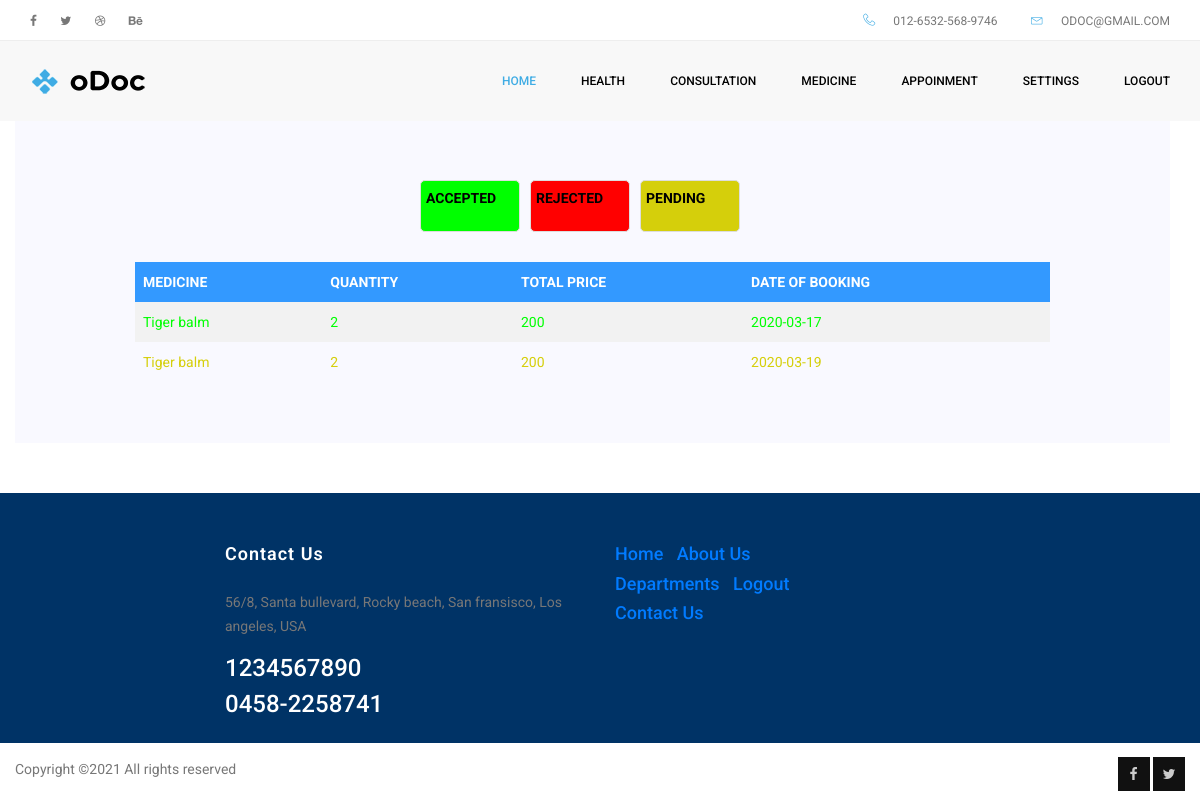
The app's page /patient/medicine_status.php (signed in) with its own data.
### tables this page shows
CREATE TABLE `medicine` (
  `id` int(11) NOT NULL,
  `name` varchar(20) NOT NULL,
  `price` varchar(20) NOT NULL,
  `used_for` varchar(200) NOT NULL,
  `quantity` varchar(25) NOT NULL,
  `mfg_date` date NOT NULL,
  `exp_date` date NOT NULL
);

CREATE TABLE `medicine_booking` (
  `id` int(11) NOT NULL,
  `mid` int(11) NOT NULL,
  `pid` int(11) NOT NULL,
  `days` varchar(50) NOT NULL,
  `total_price` varchar(500) NOT NULL,
  `date` date NOT NULL,
  `status` varchar(20) NOT NULL
);

### patient/medicine_status.php (the view, shortened to what this page needs)
<!doctype html>
<html lang="en">
<head>
	<link rel="stylesheet" href="../css/bootstrap.css">
	<link rel="stylesheet" href="../vendors/linericon/style.css">
	<link rel="stylesheet" href="../css/font-awesome.min.css">
	<link rel="stylesheet" href="../vendors/owl-carousel/owl.carousel.min.css">
	<link rel="stylesheet" href="../vendors/lightbox/simpleLightbox.css">
	<link rel="stylesheet" href="../vendors/nice-select/css/nice-select.css">
	<link rel="stylesheet" href="../vendors/animate-css/animate.css">
	<link rel="stylesheet" href="../vendors/jquery-ui/jquery-ui.css">
	<link rel="stylesheet" href="../css/style.css">
    <link rel="stylesheet" href="../css/table.css">
	<link rel="stylesheet" href="../css/responsive.css">
</head>
<body>
	<?php
                $con=mysqli_connect("localhost","root","","find_my_doctor");
                 $a="SELECT * FROM `medicine_booking` WHERE pid='".$_SESSION['uid']."'";
                 $e=mysqli_query($con,$a);
				  ?>
	<header class="header_area">
	  <div class="top_menu row m0">
			<div class="container">
				<div class="float-left">
					<ul class="left_side">
						<li>
							<a href="#">
								<i class="fa fa-facebook-f"></i>
							</a>
						</li>
						<li>
							<a href="#">
								<i class="fa fa-twitter"></i>
							</a>
						</li>
						<li>
							<a href="#">
								<i class="fa fa-dribbble"></i>
							</a>
						</li>
						<li>
							<a href="#">
								<i class="fa fa-behance"></i>
							</a>
						</li>
					</ul>
				</div>
				<div class="float-right">
					<ul class="right_side">
						<li>
							<a href="#">
								<i class="lnr lnr-phone-handset"></i>
								012-6532-568-9746
							</a>
						</li>
						<li>
							<a href="#">
								<i class="lnr lnr-envelope"></i>
								odoc@gmail.com
							</a>
						</li>
					</ul>
				</div>
			</div>
		</div>
		<div class="main_menu">
			<nav class="navbar navbar-expand-lg navbar-light">
				<div class="container">
					<a class="navbar-brand logo_h" href="#">
						<img src="../img/logo1.png" alt="">
					</a>
					<div class="collapse navbar-collapse offset" id="navbarSupportedContent">
						<div class="row ml-0 w-100">
							<div class="col-lg-12 pr-0">
								<ul class="nav navbar-nav center_nav pull-right">
									<li class="nav-item active" >
										<a class="nav-link" href="patient_home.php">Home</a>
									</li><li class="nav-item submenu dropdown">
										<a href="#" class="nav-link dropdown-toggle" data-toggle="dropdown" role="button" aria-haspopup="true" aria-expanded="false">health</a>
									</li>
                                    <li class="nav-item submenu dropdown">
										<a href="#" class="nav-link dropdown-toggle" data-toggle="dropdown" role="button" aria-haspopup="true" aria-expanded="false">consultation</a>
									</li>
                                    <li class="nav-item submenu dropdown">
										<a href="#" class="nav-link dropdown-toggle" data-toggle="dropdown" role="button" aria-haspopup="true" aria-expanded="false">medicine</a>
									</li>
									 <li class="nav-item submenu dropdown">
										<a href="#" class="nav-link dropdown-toggle" data-toggle="dropdown" role="button" aria-haspopup="true" aria-expanded="false">Appoinment</a>
									</li>
                                    <li class="nav-item submenu dropdown">
										<a href="#" class="nav-link dropdown-toggle" data-toggle="dropdown" role="button" aria-haspopup="true" aria-expanded="false">Settings</a>
									</li>
									<li class="nav-item ">
										<a class="nav-link" href="../logout.php">logout</a>
									</li>
								</ul>
							</div>
						</div>
					</div>
				</div>
			</nav>
		</div>
	</header>
 <section class="team-area section_gap"></section>
	<section class="about_myself pad_bottom">
		<div class="container">
			<div class="row">
				<div class="col-lg-12 pl-0">
					<div class="about_box">
                    	<div class="activity">
							<div class="row">
								<div class="" style="margin-left:300px">
									<div class="activity_boxg" >
									<p ><b style="color:#000000">ACCEPTED</b></p>
									</div>
								</div>
								<div class="" style="margin-left:10px">
									<div class="activity_boxr">
										<p ><b style="color:#000000">REJECTED</b></p>
									</div>
								</div>
								<div style="margin-left:10px">
									<div class="activity_boxo">
										<p ><b style="color:#000000">PENDING</b></p>
									</div>
								</div>
							</div>
						</div>
						<div class="section-title-wrap text-left">
							<table>
                            <tr>
                            <th>MEDICINE</th>
                            <th>QUANTITY</th>
                            <th>TOTAL PRICE</th>
                            <th>DATE OF BOOKING</th>
                            </tr>
                             <?php
							while($r=mysqli_fetch_array($e))
							{
								if($r['status']=='APPROVE')
  								{
								  $b="SELECT * FROM `medicine` WHERE id='".$r[1]."'";
								  $x=mysqli_query($con,$b);
								  while($m=mysqli_fetch_array($x))
								  {?>
                                    <tr>
                                    <td><font color="#00FF00"><?php echo $m[1];?></font></td>
                                    <td><font color="#00FF00"><?php echo $r[3];?></font></td>
                                    <td><font color="#00FF00"><?php echo $r[4];?></font></td>
                                    <td><font color="#00FF00"><?php echo $r['date'];?></font></td>
                                    </tr>
                                    <?php
                                    }
								}
								else
								{
									$b="SELECT * FROM `medicine` WHERE id='".$r[1]."'";
								  $x=mysqli_query($con,$b);
								  while($m=mysqli_fetch_array($x))
								  {?>
                                    <tr>
                                    <td><font color="#D5CF0B"><?php echo $m[1];?></font></td>
                                    <td><font color="#D5CF0B"><?php echo $r[3];?></font></td>
                                    <td><font color="#D5CF0B"><?php echo $r[4];?></font></td>
                                    <td><font color="#D5CF0B"><?php echo $r['date'];?></font></td>
                                    </tr>
                                    <?php
                                    }
								}
							}?>
                            </table>
						</div>
					</div>
				</div>
			</div>
		</div>
	</section>
<footer class="footer-area section_gap">
		<div class="container" style="height:150px">
			<div class="row">
				<div class="col-lg-2  col-md-6">
				</div>
				<div class="col-lg-4  col-md-6">
					<div class="single-footer-widget mail-chimp">
						<h6 class="mb-20">Contact Us</h6>
						<p>
							56/8, Santa bullevard, Rocky beach, San fransisco, Los angeles, USA
						</p>
						<h3>1234567890</h3>
						<h3>0458-2258741</h3>
					</div>
				</div>
				<div class="col-lg-6  col-md-12">
					<div class="single-footer-widget newsletter">
						<h4><a href="../index.php">Home</a>&nbsp;&nbsp;&nbsp;<a href="../about.php">About Us</a></h4>
                        <h4><a href="../department.php">Departments</a>&nbsp;&nbsp;&nbsp;<a href="../logout.php">Logout</a></h4>
                        <h4><a href="../contact.php">Contact Us</a></h4>
					</div>
				</div>
			</div>
			<div class="row footer-bottom d-flex justify-content-between" style="margin-top:-50px">
				<p class=" footer-text m-0">
Copyright &copy;<script>document.write(new Date().getFullYear());</script> All rights reserved
				</p>
				<div class=" footer-social" style="margin-left:100px">
					<a href="#">
						<i class="fa fa-facebook"></i>
					</a>
					<a href="#">
						<i class="fa fa-twitter"></i>
					</a>
				</div>
			</div>
		</div>
	</footer>
</body>
</html>

### css/table.css (style rules this page uses)
table { border-collapse: collapse; width: 100%; }
th, td { text-align: left; padding: 8px; }
tr:nth-child(even) { background-color: #f2f2f2 }
th { background-color:#3399FF; color: white; }

### records on screen
medicine_booking: days "2", total_price "200", date "2020-03-17"
medicine: name "Tiger balm"
medicine_booking: days "2", total_price "200", date "2020-03-19"
